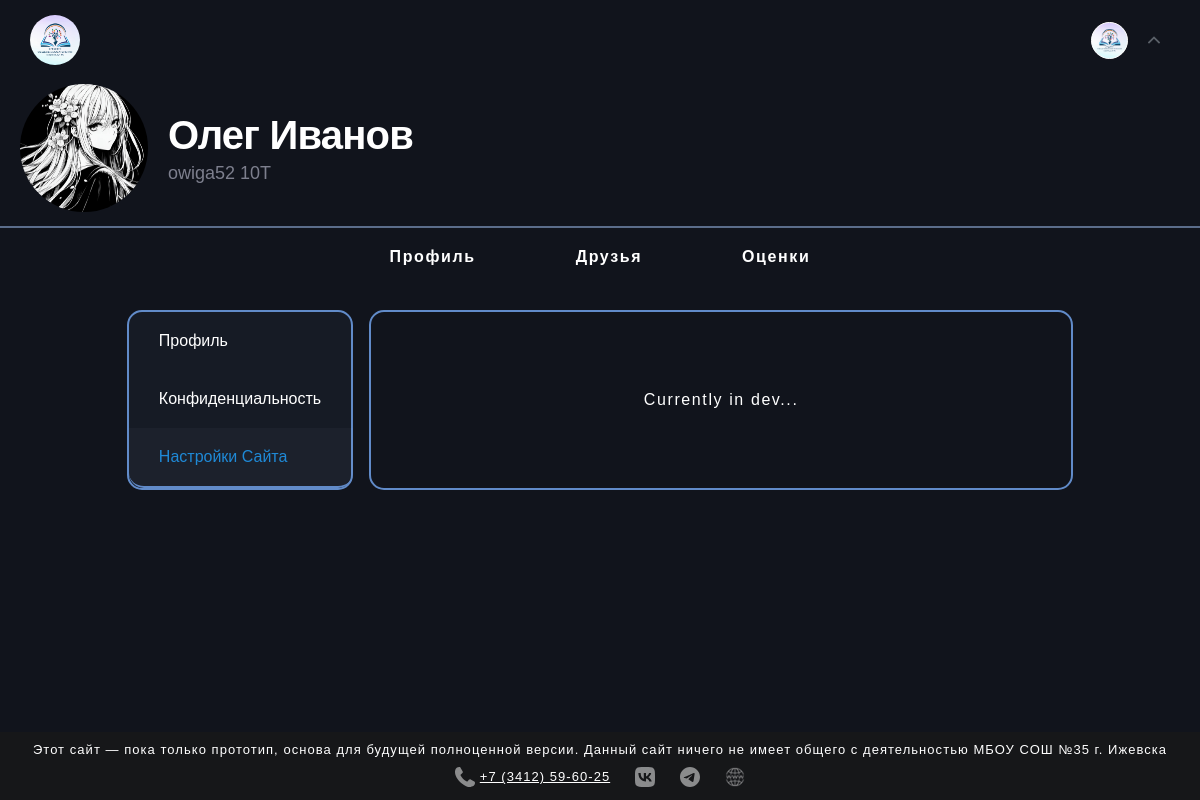
The page /profile/owiga52/settings/site-settings (signed in) on the database as committed earlier.
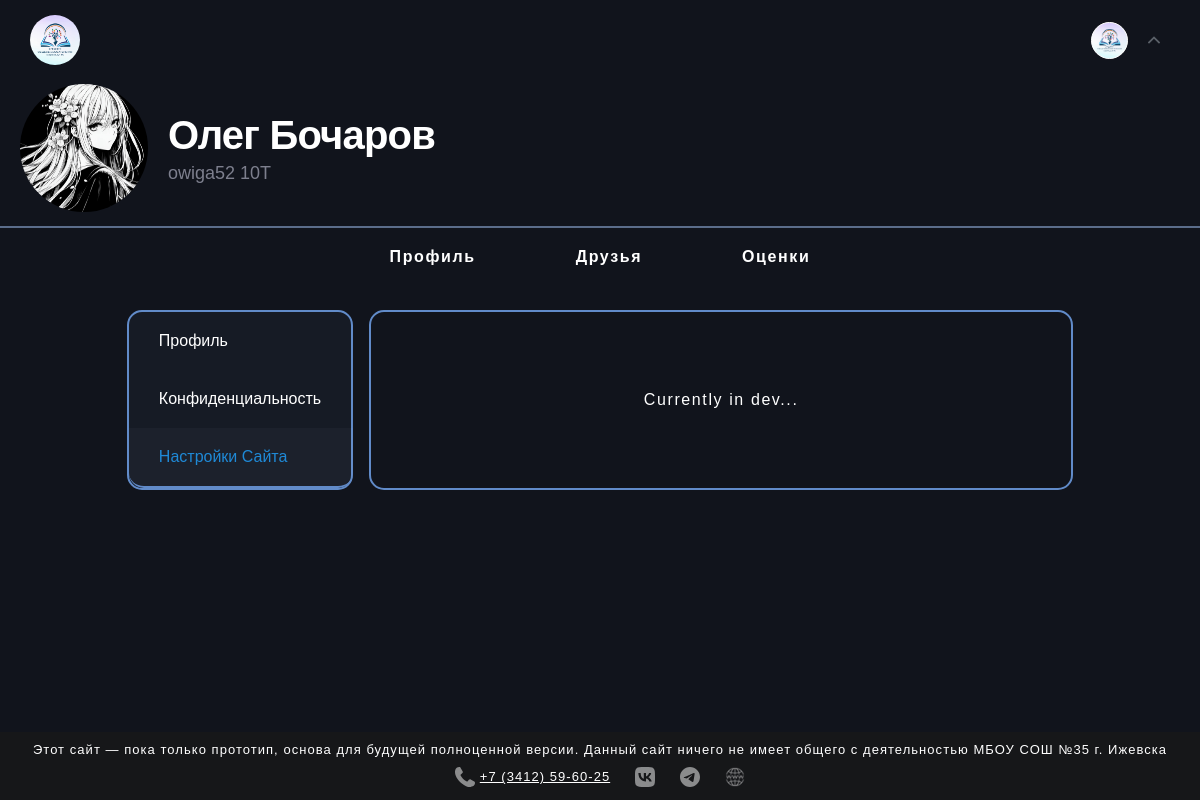
The same page on the database as committed later.
### accounts/models.py (models this page shows, shortened)
class User(AbstractUser):
    ROLES = (
        ('student', 'Ученик'),
        ('teacher', 'Учитель'),
    )
    role = models.CharField(max_length=10, choices=ROLES, default='student')
    classroom = models.CharField(max_length=10, blank=True, null=True, verbose_name="Класс")
    username = models.CharField(max_length=20, unique=True, blank=False)
    email = models.EmailField(max_length=20, unique=True, blank=False)
    birth_date = models.DateField(null=True, blank=True)
    phone = models.CharField(max_length=15, blank=True)
    cover = models.ImageField(upload_to=rename_file, default="profile_image/default.png", blank=True)
    is_teacher = models.BooleanField(default=False)
    lesson_name = models.CharField(max_length=20, blank=True, null=True, default=None)

### accounts/views.py (the view)
# urls.py: path('<str:username>/settings/site-settings', views.site_settings, name='site-settings'),
@login_required()
def site_settings(request, username):
    user = get_object_or_404(User, username=username)
    return render(request, 'settings/site-settings.html', {'user': user, 'cover': user.cover})

### accounts/templates/settings/site-settings.html (shortened to what the changed rows need)
{% load static %}
<!DOCTYPE html>
<html>
<head>
    <link rel="stylesheet" href="{% static 'css/style2.css' %}">
    <link rel="stylesheet" href="{% static 'css/profile.css' %}">
    <link rel="stylesheet" href="{% static 'css/settings.css' %}">
    <link rel="stylesheet" href="{% static 'css/footer.css'%}">
</head>
<body>
    <main>
        <div class="user_profile">
            <div class="names">
                <span style="font-size: 40px; letter-spacing: -0.02em; font-weight:bold; margin-bottom: 5px;" class="">{{ user.first_name }} {{ user.last_name }}</span>
                <span style="font-size: 18px; color: #c9cadd96;">{{ user.username }} {% if not user.is_teacher %} {{ user.classroom }} {% endif %}</span>
            </div>
        </div>
    </main>
</body>
</html>

Rows that differ between the two databases and show on the page:
changed User "Олег": last_name "Иванов" → "Бочаров"
